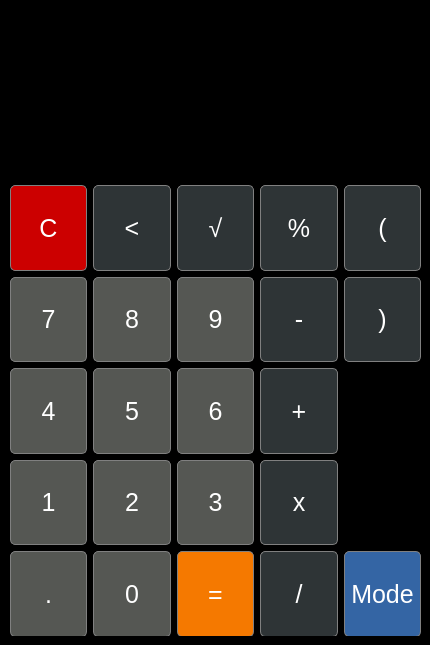
<?xml version="1.0" encoding="UTF-8"?>
<ui version="4.0">
 <class>MainWindow</class>
 <widget class="QMainWindow" name="MainWindow">
  <property name="geometry">
   <rect>
    <x>0</x>
    <y>0</y>
    <width>430</width>
    <height>645</height>
   </rect>
  </property>
  <property name="minimumSize">
   <size>
    <width>430</width>
    <height>645</height>
   </size>
  </property>
  <property name="maximumSize">
   <size>
    <width>430</width>
    <height>645</height>
   </size>
  </property>
  <property name="sizeIncrement">
   <size>
    <width>430</width>
    <height>0</height>
   </size>
  </property>
  <property name="baseSize">
   <size>
    <width>430</width>
    <height>0</height>
   </size>
  </property>
  <property name="cursor">
   <cursorShape>ArrowCursor</cursorShape>
  </property>
  <property name="acceptDrops">
   <bool>false</bool>
  </property>
  <property name="windowTitle">
   <string>StupidCalc</string>
  </property>
  <property name="styleSheet">
   <string notr="true">background-color: black;
</string>
  </property>
  <property name="locale">
   <locale language="Russian" country="Russia"/>
  </property>
  <widget class="QWidget" name="centralwidget">
   <property name="styleSheet">
    <string notr="true">.QPushButton{
	height: 100%;
	background-color: rgb(85, 87, 83);
	border: 1px solid grey;
	border-radius: 5px;
	font-size: 25px;
	color:white;
}
.QPushButton:hover{
	background-color: rgb(136, 138, 133);
}</string>
   </property>
   <widget class="QWidget" name="gridLayoutWidget">
    <property name="geometry">
     <rect>
      <x>10</x>
      <y>185</y>
      <width>411</width>
      <height>451</height>
     </rect>
    </property>
    <layout class="QGridLayout" name="gridLayout">
     <item row="2" column="3">
      <widget class="QPushButton" name="pushButton_12">
       <property name="cursor">
        <cursorShape>PointingHandCursor</cursorShape>
       </property>
       <property name="styleSheet">
        <string notr="true">QPushButton#pushButton_12{
	background-color: rgb(46, 52, 54);
}
QPushButton#pushButton_12:hover{
	background-color: rgb(136, 138, 133);
}</string>
       </property>
       <property name="text">
        <string>+</string>
       </property>
      </widget>
     </item>
     <item row="4" column="1">
      <widget class="QPushButton" name="pushButton_6">
       <property name="cursor">
        <cursorShape>PointingHandCursor</cursorShape>
       </property>
       <property name="text">
        <string>2</string>
       </property>
      </widget>
     </item>
     <item row="5" column="0">
      <widget class="QPushButton" name="pushButton_17">
       <property name="cursor">
        <cursorShape>PointingHandCursor</cursorShape>
       </property>
       <property name="text">
        <string>.</string>
       </property>
      </widget>
     </item>
     <item row="2" column="1">
      <widget class="QPushButton" name="pushButton_5">
       <property name="cursor">
        <cursorShape>PointingHandCursor</cursorShape>
       </property>
       <property name="text">
        <string>5</string>
       </property>
      </widget>
     </item>
     <item row="0" column="3">
      <widget class="QPushButton" name="pushButton_18">
       <property name="cursor">
        <cursorShape>PointingHandCursor</cursorShape>
       </property>
       <property name="styleSheet">
        <string notr="true">QPushButton#pushButton_18{
	background-color: rgb(46, 52, 54);
}
QPushButton#pushButton_18:hover{
	background-color: rgb(136, 138, 133);
}</string>
       </property>
       <property name="text">
        <string>%</string>
       </property>
       <property name="autoDefault">
        <bool>false</bool>
       </property>
       <property name="default">
        <bool>false</bool>
       </property>
       <property name="flat">
        <bool>false</bool>
       </property>
      </widget>
     </item>
     <item row="1" column="3">
      <widget class="QPushButton" name="pushButton_11">
       <property name="cursor">
        <cursorShape>PointingHandCursor</cursorShape>
       </property>
       <property name="styleSheet">
        <string notr="true">QPushButton#pushButton_11{
	background-color: rgb(46, 52, 54);
}
QPushButton#pushButton_11:hover{
	background-color: rgb(136, 138, 133);
}</string>
       </property>
       <property name="text">
        <string>-</string>
       </property>
       <property name="autoDefault">
        <bool>false</bool>
       </property>
       <property name="default">
        <bool>false</bool>
       </property>
       <property name="flat">
        <bool>false</bool>
       </property>
      </widget>
     </item>
     <item row="4" column="3">
      <widget class="QPushButton" name="pushButton_13">
       <property name="cursor">
        <cursorShape>PointingHandCursor</cursorShape>
       </property>
       <property name="styleSheet">
        <string notr="true">QPushButton#pushButton_13{
	background-color: rgb(46, 52, 54);
}
QPushButton#pushButton_13:hover{
	background-color: rgb(136, 138, 133);
}</string>
       </property>
       <property name="text">
        <string>x</string>
       </property>
      </widget>
     </item>
     <item row="5" column="2">
      <widget class="QPushButton" name="pushButton_16">
       <property name="cursor">
        <cursorShape>PointingHandCursor</cursorShape>
       </property>
       <property name="styleSheet">
        <string notr="true">QPushButton#pushButton_16{
	background-color: rgb(245, 121, 0);
}
QPushButton#pushButton_16:hover{
	background-color: rgb(252, 175, 62);
}</string>
       </property>
       <property name="text">
        <string>=</string>
       </property>
      </widget>
     </item>
     <item row="4" column="2">
      <widget class="QPushButton" name="pushButton_9">
       <property name="cursor">
        <cursorShape>PointingHandCursor</cursorShape>
       </property>
       <property name="text">
        <string>3</string>
       </property>
      </widget>
     </item>
     <item row="1" column="2">
      <widget class="QPushButton" name="pushButton_7">
       <property name="cursor">
        <cursorShape>PointingHandCursor</cursorShape>
       </property>
       <property name="text">
        <string>9</string>
       </property>
      </widget>
     </item>
     <item row="1" column="1">
      <widget class="QPushButton" name="pushButton_4">
       <property name="cursor">
        <cursorShape>PointingHandCursor</cursorShape>
       </property>
       <property name="text">
        <string>8</string>
       </property>
      </widget>
     </item>
     <item row="0" column="0">
      <widget class="QPushButton" name="pushButton_14">
       <property name="cursor">
        <cursorShape>PointingHandCursor</cursorShape>
       </property>
       <property name="autoFillBackground">
        <bool>false</bool>
       </property>
       <property name="styleSheet">
        <string notr="true">QPushButton#pushButton_14{
	background-color: rgb(204, 0, 0);
}
QPushButton#pushButton_14:hover{
	background-color: rgb(239, 41, 41);
}
</string>
       </property>
       <property name="text">
        <string>С</string>
       </property>
      </widget>
     </item>
     <item row="4" column="0">
      <widget class="QPushButton" name="pushButton_3">
       <property name="cursor">
        <cursorShape>PointingHandCursor</cursorShape>
       </property>
       <property name="text">
        <string>1</string>
       </property>
      </widget>
     </item>
     <item row="1" column="0">
      <widget class="QPushButton" name="pushButton">
       <property name="cursor">
        <cursorShape>PointingHandCursor</cursorShape>
       </property>
       <property name="text">
        <string>7</string>
       </property>
      </widget>
     </item>
     <item row="2" column="0">
      <widget class="QPushButton" name="pushButton_2">
       <property name="cursor">
        <cursorShape>PointingHandCursor</cursorShape>
       </property>
       <property name="text">
        <string>4</string>
       </property>
      </widget>
     </item>
     <item row="5" column="3">
      <widget class="QPushButton" name="pushButton_15">
       <property name="cursor">
        <cursorShape>PointingHandCursor</cursorShape>
       </property>
       <property name="styleSheet">
        <string notr="true">QPushButton#pushButton_15{
	background-color: rgb(46, 52, 54);
}
QPushButton#pushButton_15:hover{
	background-color: rgb(136, 138, 133);
}</string>
       </property>
       <property name="text">
        <string>/</string>
       </property>
       <property name="autoDefault">
        <bool>false</bool>
       </property>
       <property name="default">
        <bool>false</bool>
       </property>
       <property name="flat">
        <bool>false</bool>
       </property>
      </widget>
     </item>
     <item row="5" column="1">
      <widget class="QPushButton" name="pushButton_10">
       <property name="cursor">
        <cursorShape>PointingHandCursor</cursorShape>
       </property>
       <property name="text">
        <string>0</string>
       </property>
      </widget>
     </item>
     <item row="0" column="1">
      <widget class="QPushButton" name="pushButton_19">
       <property name="cursor">
        <cursorShape>PointingHandCursor</cursorShape>
       </property>
       <property name="styleSheet">
        <string notr="true">QPushButton#pushButton_19{
	background-color: rgb(46, 52, 54);
}
QPushButton#pushButton_19:hover{
	background-color: rgb(136, 138, 133);
}</string>
       </property>
       <property name="text">
        <string>&lt;</string>
       </property>
       <property name="autoDefault">
        <bool>false</bool>
       </property>
       <property name="default">
        <bool>false</bool>
       </property>
       <property name="flat">
        <bool>false</bool>
       </property>
      </widget>
     </item>
     <item row="0" column="2">
      <widget class="QPushButton" name="pushButton_20">
       <property name="cursor">
        <cursorShape>PointingHandCursor</cursorShape>
       </property>
       <property name="styleSheet">
        <string notr="true">QPushButton#pushButton_20{
	background-color: rgb(46, 52, 54);
}
QPushButton#pushButton_20:hover{
	background-color: rgb(136, 138, 133);
}</string>
       </property>
       <property name="text">
        <string>√</string>
       </property>
       <property name="autoDefault">
        <bool>false</bool>
       </property>
       <property name="default">
        <bool>false</bool>
       </property>
       <property name="flat">
        <bool>false</bool>
       </property>
      </widget>
     </item>
     <item row="2" column="2">
      <widget class="QPushButton" name="pushButton_8">
       <property name="cursor">
        <cursorShape>PointingHandCursor</cursorShape>
       </property>
       <property name="text">
        <string>6</string>
       </property>
      </widget>
     </item>
     <item row="0" column="4">
      <widget class="QPushButton" name="pushButton_21">
       <property name="cursor">
        <cursorShape>PointingHandCursor</cursorShape>
       </property>
       <property name="styleSheet">
        <string notr="true">QPushButton#pushButton_21{
	background-color: rgb(46, 52, 54);
}
QPushButton#pushButton_21:hover{
	background-color: rgb(136, 138, 133);
}</string>
       </property>
       <property name="text">
        <string>(</string>
       </property>
       <property name="autoDefault">
        <bool>false</bool>
       </property>
       <property name="default">
        <bool>false</bool>
       </property>
       <property name="flat">
        <bool>false</bool>
       </property>
      </widget>
     </item>
     <item row="1" column="4">
      <widget class="QPushButton" name="pushButton_22">
       <property name="cursor">
        <cursorShape>PointingHandCursor</cursorShape>
       </property>
       <property name="styleSheet">
        <string notr="true">QPushButton#pushButton_22{
	background-color: rgb(46, 52, 54);
}
QPushButton#pushButton_22:hover{
	background-color: rgb(136, 138, 133);
}</string>
       </property>
       <property name="text">
        <string>)</string>
       </property>
       <property name="autoDefault">
        <bool>false</bool>
       </property>
       <property name="default">
        <bool>false</bool>
       </property>
       <property name="flat">
        <bool>false</bool>
       </property>
      </widget>
     </item>
     <item row="5" column="4">
      <widget class="QPushButton" name="pushButton_23">
       <property name="font">
        <font>
         <pointsize>-1</pointsize>
         <kerning>true</kerning>
        </font>
       </property>
       <property name="cursor">
        <cursorShape>PointingHandCursor</cursorShape>
       </property>
       <property name="styleSheet">
        <string notr="true">QPushButton#pushButton_23{
	background-color: rgb(52, 101, 164)
}
QPushButton#pushButton_23:hover{
	background-color: rgb(114, 159, 207);
}</string>
       </property>
       <property name="text">
        <string>Mode</string>
       </property>
       <property name="autoDefault">
        <bool>false</bool>
       </property>
       <property name="default">
        <bool>false</bool>
       </property>
       <property name="flat">
        <bool>false</bool>
       </property>
      </widget>
     </item>
    </layout>
   </widget>
   <widget class="QWidget" name="verticalLayoutWidget">
    <property name="geometry">
     <rect>
      <x>10</x>
      <y>10</y>
      <width>411</width>
      <height>161</height>
     </rect>
    </property>
    <layout class="QVBoxLayout" name="verticalLayout">
     <item>
      <widget class="QLabel" name="label">
       <property name="font">
        <font>
         <pointsize>25</pointsize>
         <weight>50</weight>
         <bold>false</bold>
        </font>
       </property>
       <property name="styleSheet">
        <string notr="true">color: white;</string>
       </property>
       <property name="text">
        <string/>
       </property>
       <property name="alignment">
        <set>Qt::AlignRight|Qt::AlignTrailing|Qt::AlignVCenter</set>
       </property>
       <property name="wordWrap">
        <bool>true</bool>
       </property>
      </widget>
     </item>
    </layout>
   </widget>
  </widget>
 </widget>
 <resources/>
 <connections/>
</ui>
